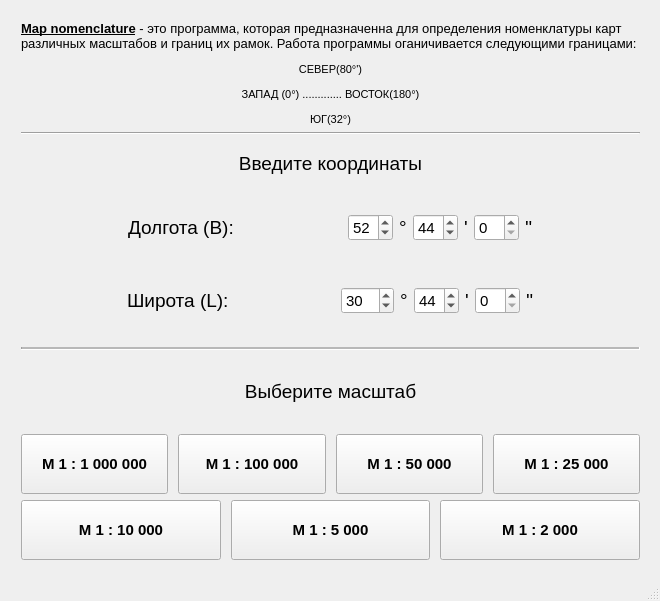
<?xml version="1.0" encoding="UTF-8"?>
<ui version="4.0">
 <class>QtMapNomenclatureClass</class>
 <widget class="QMainWindow" name="QtMapNomenclatureClass">
  <property name="geometry">
   <rect>
    <x>0</x>
    <y>0</y>
    <width>660</width>
    <height>601</height>
   </rect>
  </property>
  <property name="windowTitle">
   <string>QtMapNomenclature</string>
  </property>
  <widget class="QWidget" name="centralWidget">
   <widget class="QWidget" name="verticalLayoutWidget">
    <property name="geometry">
     <rect>
      <x>10</x>
      <y>10</y>
      <width>641</width>
      <height>561</height>
     </rect>
    </property>
    <layout class="QVBoxLayout" name="verticalLayout">
     <property name="sizeConstraint">
      <enum>QLayout::SetNoConstraint</enum>
     </property>
     <item>
      <widget class="QLabel" name="label">
       <property name="font">
        <font>
         <pointsize>10</pointsize>
        </font>
       </property>
       <property name="layoutDirection">
        <enum>Qt::LeftToRight</enum>
       </property>
       <property name="autoFillBackground">
        <bool>true</bool>
       </property>
       <property name="text">
        <string>&lt;html&gt;&lt;head/&gt;&lt;body&gt;&lt;p&gt;&lt;span style=&quot; font-weight:600; text-decoration: underline;&quot;&gt;Map nomenclature&lt;/span&gt; - это программа, которая предназначенна для определения номенклатуры карт различных масштабов и границ их рамок. Работа программы оганичивается следующими границами: &lt;/p&gt;&lt;p align=&quot;center&quot;&gt;&lt;span style=&quot; font-size:8pt;&quot;&gt;СЕВЕР(80°')&lt;/span&gt;&lt;/p&gt;&lt;p align=&quot;center&quot;&gt;&lt;span style=&quot; font-size:8pt;&quot;&gt;ЗАПАД (0°) ............. ВОСТОК(180°)&lt;/span&gt;&lt;/p&gt;&lt;p align=&quot;center&quot;&gt;&lt;span style=&quot; font-size:8pt;&quot;&gt;ЮГ(32°)&lt;/span&gt;&lt;/p&gt;&lt;/body&gt;&lt;/html&gt;</string>
       </property>
       <property name="wordWrap">
        <bool>true</bool>
       </property>
      </widget>
     </item>
     <item>
      <widget class="Line" name="line_2">
       <property name="orientation">
        <enum>Qt::Horizontal</enum>
       </property>
      </widget>
     </item>
     <item>
      <widget class="QLabel" name="coordinates">
       <property name="minimumSize">
        <size>
         <width>0</width>
         <height>45</height>
        </size>
       </property>
       <property name="maximumSize">
        <size>
         <width>16777215</width>
         <height>44</height>
        </size>
       </property>
       <property name="font">
        <font>
         <pointsize>13</pointsize>
         <kerning>true</kerning>
        </font>
       </property>
       <property name="contextMenuPolicy">
        <enum>Qt::DefaultContextMenu</enum>
       </property>
       <property name="text">
        <string>&lt;html&gt;&lt;head/&gt;&lt;body&gt;&lt;p align=&quot;center&quot;&gt;&lt;span style=&quot; font-size:14pt;&quot;&gt;Введите координаты&lt;/span&gt;&lt;/p&gt;&lt;/body&gt;&lt;/html&gt;</string>
       </property>
      </widget>
     </item>
     <item>
      <layout class="QHBoxLayout" name="horizontalLayout_4">
       <property name="sizeConstraint">
        <enum>QLayout::SetDefaultConstraint</enum>
       </property>
       <property name="leftMargin">
        <number>0</number>
       </property>
       <property name="topMargin">
        <number>10</number>
       </property>
       <property name="rightMargin">
        <number>0</number>
       </property>
       <property name="bottomMargin">
        <number>10</number>
       </property>
       <item>
        <spacer name="horizontalSpacer_5">
         <property name="orientation">
          <enum>Qt::Horizontal</enum>
         </property>
         <property name="sizeHint" stdset="0">
          <size>
           <width>40</width>
           <height>20</height>
          </size>
         </property>
        </spacer>
       </item>
       <item>
        <widget class="QLabel" name="longitude">
         <property name="font">
          <font>
           <pointsize>13</pointsize>
          </font>
         </property>
         <property name="text">
          <string>&lt;html&gt;&lt;head/&gt;&lt;body&gt;&lt;p&gt;&lt;span style=&quot; font-size:14pt;&quot;&gt;Долгота (B):&lt;/span&gt;&lt;/p&gt;&lt;/body&gt;&lt;/html&gt;</string>
         </property>
        </widget>
       </item>
       <item>
        <spacer name="horizontalSpacer_2">
         <property name="orientation">
          <enum>Qt::Horizontal</enum>
         </property>
         <property name="sizeHint" stdset="0">
          <size>
           <width>40</width>
           <height>20</height>
          </size>
         </property>
        </spacer>
       </item>
       <item>
        <widget class="QSpinBox" name="spinBox_lng_gr">
         <property name="font">
          <font>
           <pointsize>11</pointsize>
          </font>
         </property>
         <property name="minimum">
          <number>32</number>
         </property>
         <property name="maximum">
          <number>79</number>
         </property>
         <property name="value">
          <number>52</number>
         </property>
         <property name="displayIntegerBase">
          <number>10</number>
         </property>
        </widget>
       </item>
       <item>
        <widget class="QLabel" name="label_10">
         <property name="font">
          <font>
           <pointsize>13</pointsize>
          </font>
         </property>
         <property name="text">
          <string>&lt;html&gt;&lt;head/&gt;&lt;body&gt;&lt;p&gt;&lt;span style=&quot; font-size:14pt;&quot;&gt;°&lt;/span&gt;&lt;/p&gt;&lt;/body&gt;&lt;/html&gt;</string>
         </property>
        </widget>
       </item>
       <item>
        <widget class="QSpinBox" name="spinBox_lng_min">
         <property name="font">
          <font>
           <pointsize>11</pointsize>
          </font>
         </property>
         <property name="minimum">
          <number>0</number>
         </property>
         <property name="maximum">
          <number>59</number>
         </property>
         <property name="value">
          <number>44</number>
         </property>
        </widget>
       </item>
       <item>
        <widget class="QLabel" name="label_11">
         <property name="font">
          <font>
           <pointsize>13</pointsize>
          </font>
         </property>
         <property name="text">
          <string>&lt;html&gt;&lt;head/&gt;&lt;body&gt;&lt;p&gt;&lt;span style=&quot; font-size:14pt;&quot;&gt;'&lt;/span&gt;&lt;/p&gt;&lt;/body&gt;&lt;/html&gt;</string>
         </property>
        </widget>
       </item>
       <item>
        <widget class="QSpinBox" name="spinBox_lng_sec">
         <property name="font">
          <font>
           <pointsize>11</pointsize>
          </font>
         </property>
         <property name="minimum">
          <number>0</number>
         </property>
         <property name="maximum">
          <number>60</number>
         </property>
         <property name="value">
          <number>0</number>
         </property>
        </widget>
       </item>
       <item>
        <widget class="QLabel" name="label_12">
         <property name="font">
          <font>
           <pointsize>13</pointsize>
          </font>
         </property>
         <property name="text">
          <string>&lt;html&gt;&lt;head/&gt;&lt;body&gt;&lt;p&gt;&lt;span style=&quot; font-size:14pt;&quot;&gt;''&lt;/span&gt;&lt;/p&gt;&lt;/body&gt;&lt;/html&gt;</string>
         </property>
        </widget>
       </item>
       <item>
        <spacer name="horizontalSpacer_3">
         <property name="orientation">
          <enum>Qt::Horizontal</enum>
         </property>
         <property name="sizeHint" stdset="0">
          <size>
           <width>40</width>
           <height>20</height>
          </size>
         </property>
        </spacer>
       </item>
      </layout>
     </item>
     <item>
      <layout class="QHBoxLayout" name="horizontalLayout_3">
       <property name="topMargin">
        <number>10</number>
       </property>
       <property name="bottomMargin">
        <number>20</number>
       </property>
       <item>
        <spacer name="horizontalSpacer_6">
         <property name="orientation">
          <enum>Qt::Horizontal</enum>
         </property>
         <property name="sizeHint" stdset="0">
          <size>
           <width>40</width>
           <height>20</height>
          </size>
         </property>
        </spacer>
       </item>
       <item>
        <widget class="QLabel" name="latitude">
         <property name="font">
          <font>
           <pointsize>13</pointsize>
          </font>
         </property>
         <property name="text">
          <string>&lt;html&gt;&lt;head/&gt;&lt;body&gt;&lt;p&gt;&lt;span style=&quot; font-size:14pt;&quot;&gt;Широта (L):&lt;/span&gt;&lt;/p&gt;&lt;/body&gt;&lt;/html&gt;</string>
         </property>
        </widget>
       </item>
       <item>
        <spacer name="horizontalSpacer">
         <property name="orientation">
          <enum>Qt::Horizontal</enum>
         </property>
         <property name="sizeHint" stdset="0">
          <size>
           <width>40</width>
           <height>20</height>
          </size>
         </property>
        </spacer>
       </item>
       <item>
        <widget class="QSpinBox" name="spinBox_lt_gr">
         <property name="font">
          <font>
           <pointsize>11</pointsize>
          </font>
         </property>
         <property name="minimum">
          <number>0</number>
         </property>
         <property name="maximum">
          <number>177</number>
         </property>
         <property name="value">
          <number>30</number>
         </property>
         <property name="displayIntegerBase">
          <number>10</number>
         </property>
        </widget>
       </item>
       <item>
        <widget class="QLabel" name="label_6">
         <property name="font">
          <font>
           <pointsize>13</pointsize>
          </font>
         </property>
         <property name="text">
          <string>&lt;html&gt;&lt;head/&gt;&lt;body&gt;&lt;p&gt;&lt;span style=&quot; font-size:14pt;&quot;&gt;°&lt;/span&gt;&lt;/p&gt;&lt;/body&gt;&lt;/html&gt;</string>
         </property>
        </widget>
       </item>
       <item>
        <widget class="QSpinBox" name="spinBox_lt_min">
         <property name="font">
          <font>
           <pointsize>11</pointsize>
          </font>
         </property>
         <property name="minimum">
          <number>0</number>
         </property>
         <property name="maximum">
          <number>59</number>
         </property>
         <property name="value">
          <number>44</number>
         </property>
        </widget>
       </item>
       <item>
        <widget class="QLabel" name="label_7">
         <property name="font">
          <font>
           <pointsize>13</pointsize>
          </font>
         </property>
         <property name="text">
          <string>&lt;html&gt;&lt;head/&gt;&lt;body&gt;&lt;p&gt;&lt;span style=&quot; font-size:14pt;&quot;&gt;'&lt;/span&gt;&lt;/p&gt;&lt;/body&gt;&lt;/html&gt;</string>
         </property>
        </widget>
       </item>
       <item>
        <widget class="QSpinBox" name="spinBox_lt_sec">
         <property name="font">
          <font>
           <pointsize>11</pointsize>
          </font>
         </property>
         <property name="minimum">
          <number>0</number>
         </property>
         <property name="maximum">
          <number>60</number>
         </property>
         <property name="value">
          <number>0</number>
         </property>
        </widget>
       </item>
       <item>
        <widget class="QLabel" name="label_8">
         <property name="font">
          <font>
           <pointsize>13</pointsize>
          </font>
         </property>
         <property name="text">
          <string>&lt;html&gt;&lt;head/&gt;&lt;body&gt;&lt;p&gt;&lt;span style=&quot; font-size:14pt;&quot;&gt;''&lt;/span&gt;&lt;/p&gt;&lt;/body&gt;&lt;/html&gt;</string>
         </property>
        </widget>
       </item>
       <item>
        <spacer name="horizontalSpacer_4">
         <property name="orientation">
          <enum>Qt::Horizontal</enum>
         </property>
         <property name="sizeHint" stdset="0">
          <size>
           <width>40</width>
           <height>20</height>
          </size>
         </property>
        </spacer>
       </item>
      </layout>
     </item>
     <item>
      <widget class="Line" name="line">
       <property name="midLineWidth">
        <number>2</number>
       </property>
       <property name="orientation">
        <enum>Qt::Horizontal</enum>
       </property>
      </widget>
     </item>
     <item>
      <widget class="QLabel" name="scale">
       <property name="minimumSize">
        <size>
         <width>0</width>
         <height>45</height>
        </size>
       </property>
       <property name="maximumSize">
        <size>
         <width>16777215</width>
         <height>16777215</height>
        </size>
       </property>
       <property name="font">
        <font>
         <pointsize>13</pointsize>
        </font>
       </property>
       <property name="text">
        <string>&lt;html&gt;&lt;head/&gt;&lt;body&gt;&lt;p align=&quot;center&quot;&gt;&lt;span style=&quot; font-size:14pt;&quot;&gt;Выберите масштаб&lt;/span&gt;&lt;/p&gt;&lt;/body&gt;&lt;/html&gt;</string>
       </property>
      </widget>
     </item>
     <item>
      <layout class="QHBoxLayout" name="horizontalLayout">
       <property name="spacing">
        <number>10</number>
       </property>
       <item>
        <widget class="QPushButton" name="M1000000">
         <property name="minimumSize">
          <size>
           <width>0</width>
           <height>60</height>
          </size>
         </property>
         <property name="font">
          <font>
           <pointsize>11</pointsize>
           <weight>75</weight>
           <bold>true</bold>
          </font>
         </property>
         <property name="text">
          <string>М 1 : 1 000 000</string>
         </property>
        </widget>
       </item>
       <item>
        <widget class="QPushButton" name="M100000">
         <property name="minimumSize">
          <size>
           <width>0</width>
           <height>60</height>
          </size>
         </property>
         <property name="font">
          <font>
           <pointsize>11</pointsize>
           <weight>75</weight>
           <bold>true</bold>
          </font>
         </property>
         <property name="text">
          <string>М 1 : 100 000</string>
         </property>
        </widget>
       </item>
       <item>
        <widget class="QPushButton" name="M50000">
         <property name="minimumSize">
          <size>
           <width>0</width>
           <height>60</height>
          </size>
         </property>
         <property name="font">
          <font>
           <pointsize>11</pointsize>
           <weight>75</weight>
           <bold>true</bold>
          </font>
         </property>
         <property name="text">
          <string>М 1 : 50 000</string>
         </property>
        </widget>
       </item>
       <item>
        <widget class="QPushButton" name="M25000">
         <property name="enabled">
          <bool>true</bool>
         </property>
         <property name="minimumSize">
          <size>
           <width>0</width>
           <height>60</height>
          </size>
         </property>
         <property name="font">
          <font>
           <pointsize>11</pointsize>
           <weight>75</weight>
           <bold>true</bold>
          </font>
         </property>
         <property name="text">
          <string>М 1 : 25 000</string>
         </property>
        </widget>
       </item>
      </layout>
     </item>
     <item>
      <layout class="QHBoxLayout" name="horizontalLayout_2">
       <property name="spacing">
        <number>10</number>
       </property>
       <item>
        <widget class="QPushButton" name="M10000">
         <property name="minimumSize">
          <size>
           <width>0</width>
           <height>60</height>
          </size>
         </property>
         <property name="maximumSize">
          <size>
           <width>245</width>
           <height>16777215</height>
          </size>
         </property>
         <property name="font">
          <font>
           <pointsize>11</pointsize>
           <weight>75</weight>
           <bold>true</bold>
          </font>
         </property>
         <property name="text">
          <string>М 1 : 10 000</string>
         </property>
        </widget>
       </item>
       <item>
        <widget class="QPushButton" name="M5000">
         <property name="minimumSize">
          <size>
           <width>0</width>
           <height>60</height>
          </size>
         </property>
         <property name="maximumSize">
          <size>
           <width>245</width>
           <height>16777215</height>
          </size>
         </property>
         <property name="font">
          <font>
           <pointsize>11</pointsize>
           <weight>75</weight>
           <bold>true</bold>
          </font>
         </property>
         <property name="text">
          <string>М 1 : 5 000</string>
         </property>
        </widget>
       </item>
       <item>
        <widget class="QPushButton" name="M2000">
         <property name="minimumSize">
          <size>
           <width>0</width>
           <height>60</height>
          </size>
         </property>
         <property name="maximumSize">
          <size>
           <width>245</width>
           <height>16777215</height>
          </size>
         </property>
         <property name="font">
          <font>
           <pointsize>11</pointsize>
           <weight>75</weight>
           <bold>true</bold>
          </font>
         </property>
         <property name="text">
          <string>М 1 : 2 000</string>
         </property>
        </widget>
       </item>
      </layout>
     </item>
    </layout>
   </widget>
  </widget>
  <widget class="QStatusBar" name="statusBar"/>
 </widget>
 <layoutdefault spacing="6" margin="11"/>
 <resources>
  <include location="QtMapNomenclature.qrc"/>
 </resources>
 <connections>
  <connection>
   <sender>M1000000</sender>
   <signal>clicked()</signal>
   <receiver>QtMapNomenclatureClass</receiver>
   <slot>one_million_clicked()</slot>
   <hints>
    <hint type="sourcelabel">
     <x>124</x>
     <y>605</y>
    </hint>
    <hint type="destinationlabel">
     <x>7</x>
     <y>572</y>
    </hint>
   </hints>
  </connection>
 </connections>
 <slots>
  <slot>one_million_clicked()</slot>
 </slots>
</ui>
